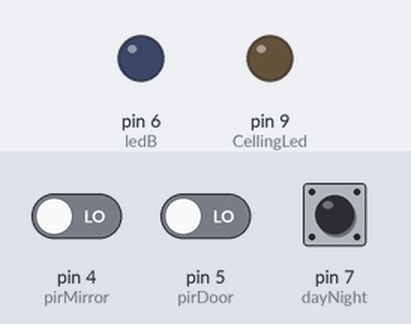
Recording of a sketch running on a simulated Arduino Uno, built with avr-gcc and run on an emulated ATmega328P. On the bench: output pins drawn as LEDs (lit = HIGH). The inputs (shaded band) are chosen by the test bench; at power-on: pin 7 (dayNight) HIGH, pin 4 (pirMirror) LOW, pin 5 (pirDoor) LOW. What the sketch prints to the serial monitor is not drawn.

Above: at 0.1 s.
At 11.2 s:
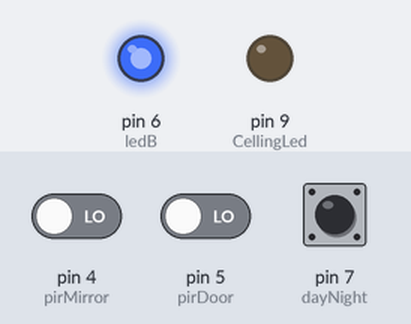
11.3 s: pin 7 (dayNight) pulled LOW for 0.15 s
At 12.6 s:
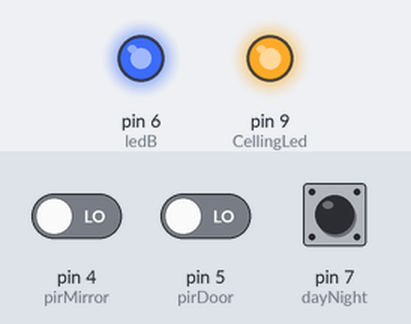
Timing chart, 0 to 14.3 s (numbered marks = the images above; inputs shaded):
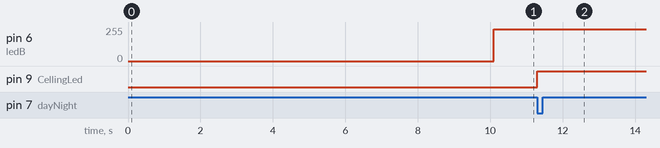

Measured:
- after the input at 11.3 s, pin 9 (CellingLed): LOW → HIGH at once

The sketch:

lobby_final_clear.ino
```cpp
#include "IRremote.h"
int calibrationTime = 10;
byte CellingLed = 9; /* Лента потолка */
byte ledB = 6;  // лента пола
byte pirDoor = 5; // Датчик Движения
byte pirMirror = 4; //Датчик у Зеркала
IRrecv irrecv(2); //  IR сенсор
byte dayNight = 7; // режим управления, кнопка - день/ночь
decode_results results;
byte irSignal;
byte irDay;
byte irNight;
byte irAllOff;
byte buttonstate;
long unsigned int moveTime; // Время в которое принят сигнал отсутсвия движения
long unsigned int pause = 6000; // Пауза, после которой движение считается оконченным
boolean movementDetected = true; // true - движения нет
boolean moveFlag; // Сигнализирует о необходимости запомнить время начала отсутствия движения
void setup ()
{
  irrecv.enableIRIn();
  Serial.begin(9600);
  pinMode(CellingLed,OUTPUT);
  pinMode(ledB,OUTPUT);
  digitalWrite(dayNight, HIGH); // включение внутренней подтяжки на входе 7
  pinMode(pirDoor,INPUT);
  pinMode(pirMirror,INPUT);
  digitalWrite(pirDoor, LOW);
  digitalWrite(pirMirror, LOW);
// Калибровка датчиков движения
  Serial.print("Calibrating");
  for(int i = 0; i < calibrationTime; i++)
    {
    Serial.print(".");
    delay(1000);
  }
  Serial.println(" done");
  Serial.println("SENSOR ACTIVE");
  delay(50);
}

void loop()
{
if ( irrecv.decode( &results)){
  delay(300);
  if (results.value == 0xFF3AC5) {irSignal = 0;}  /* Задание заранее считанных ИК сигналов пульта */
  if (results.value == 0xFFBA45) {irSignal = 1;}

  irrecv.resume();
}
// Выбор режима управления - ручной/автоматический
  byte DayNightSwitch = !digitalRead(dayNight);
  byte a;
  byte b;
  if (DayNightSwitch == LOW) {a=1;} else {a=0;}
  if (irSignal == 1)         {b=1;} else {b=0;}
  if (a==b) {buttonstate = 1;}
  else      {buttonstate = 0;}


byte pirstate;
if (digitalRead(pirDoor) == HIGH || digitalRead(pirMirror) == HIGH)
{ pirstate = HIGH;}
// лента пола со счетчиком движения
if( pirstate==HIGH & buttonstate == 0 )
{
 if(movementDetected)
 {
  movementDetected = false;
  Serial.println("Motion detected");
  delay(50);
  }
  moveFlag = true;
  analogWrite(ledB,240);// приглушенный синий
}
else
{
  if(moveFlag)
  {
    moveTime = millis();
    moveFlag = false;
    }
  if(!movementDetected && millis() - moveTime > pause )
  {
    movementDetected = true;
    Serial.println("Motion finished");
    delay(50);
    analogWrite(ledB,255);
    }

}
// лента потолка со счетчиком движения
if (pirstate==HIGH & buttonstate == 1 )
{
  // установка таймера ожидания движения 5сек
 if(movementDetected)
 {
   movementDetected = false;
   Serial.println("Motion detected");
   delay(50);
  }
  moveFlag = true;
  digitalWrite(CellingLed,HIGH);
}
else
{
  if(moveFlag)
  {
    moveTime = millis();
    moveFlag = false;
    }
  if(!movementDetected && millis() - moveTime > pause )
  {
    movementDetected = true;
    Serial.println("Motion finished");
    delay(50);
    digitalWrite(CellingLed,LOW);
    }
}
/* Информация для отладки
Serial.print("IR signal  ");
Serial.println(irSignal);
Serial.print("dayNight  ");
Serial.println(DayNightSwitch);
Serial.print("buttonstate  ");
Serial.println(buttonstate);
delay(1000);
*/
}
```
